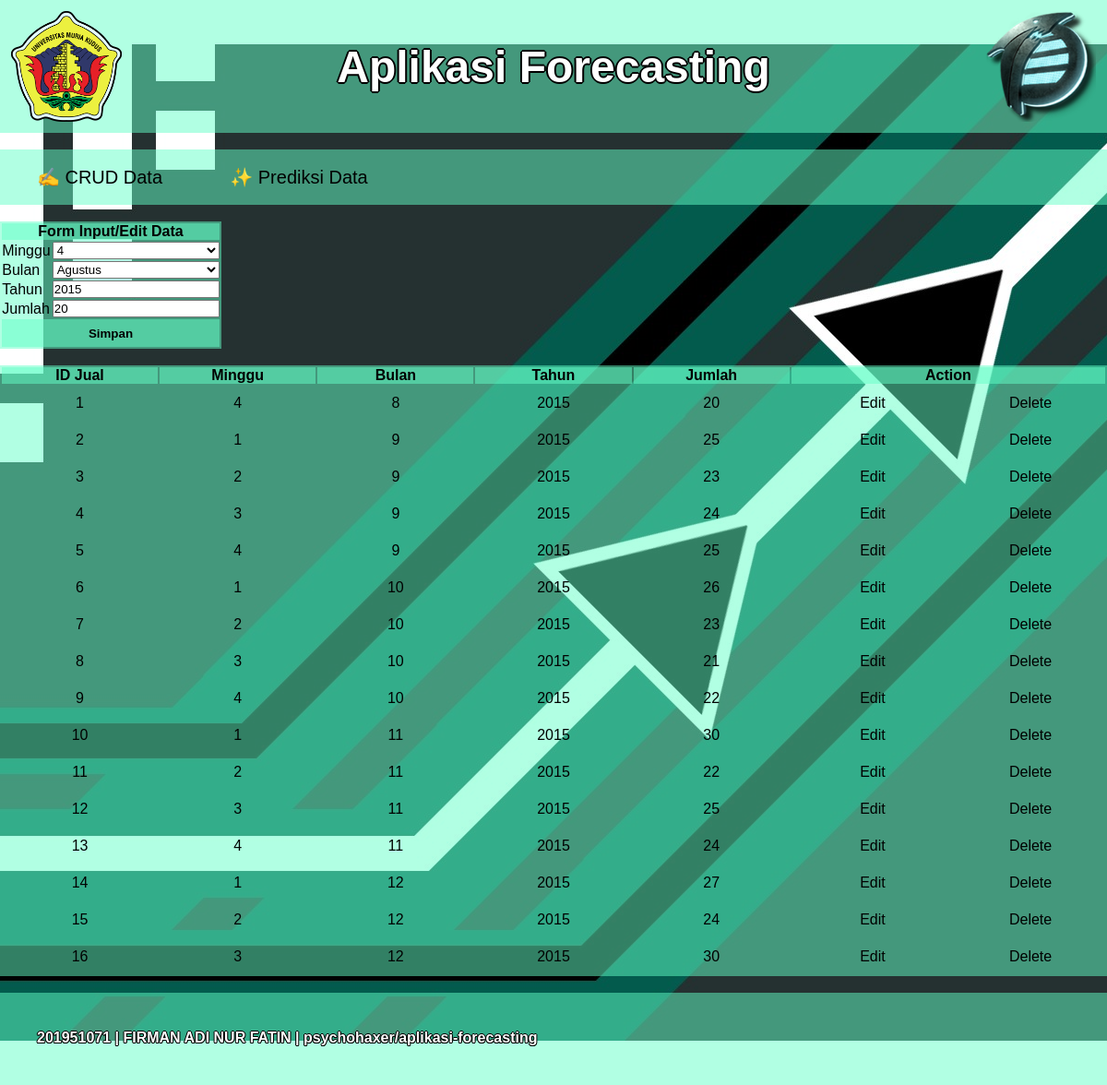
The app's page /lihat.php?id_jual=1&state=edit with its own data.
### tables this page shows
CREATE TABLE `penjualan` (
  `id_jual` int(11) NOT NULL,
  `minggu` char(1) NOT NULL,
  `bulan` char(2) NOT NULL,
  `tahun` char(4) NOT NULL,
  `jumlah` int(6) NOT NULL
);

### operation/backend_lihat.php (called while the page is built, shortened)
<?php
    $penjualan = new Penjualan('','','','','');
    $minggu = [
        '1' => '',
        '2' => '',
        '3' => '',
        '4' => '',
    ];
    $bulan = [
        '1' => '',
        '2' => '',
        '3' => '',
        '4' => '',
        '5' => '',
        '6' => '',
        '7' => '',
        '8' => '',
        '9' => '',
        '10' => '',
        '11' => '',
        '12' => '',
    ];
    if(isset($_GET['id_jual'])){
        $id_jual = $_GET['id_jual'];
        $penjualan->readSpecificData($id_jual);
        $minggu[$penjualan->minggu] = 'selected';
        $bulan[$penjualan->bulan] = 'selected';
    }
?>

### operation/penjualan.php (called while the page is built, shortened)
<?php
    include_once 'connect.php';
    class Penjualan{
        private $connection;
        function __construct($id_jual, $minggu, $bulan, $tahun, $jumlah){
            $database = new Database();
            $this->connection = $database->connect();
            $this->id_jual = $id_jual;
            $this->minggu = $minggu;
            $this->bulan = $bulan;
            $this->tahun = $tahun;
            $this->jumlah = $jumlah;
        }
        public static function readAllData(){
            $arrayPenjualan = array();
            $query = "SELECT * FROM penjualan";
            $database = new Database();
            $connection = $database->connect();
            $result = $connection->query($query) or die($connection->error);
            while ($row=$result->fetch_assoc()){
                $penjualan = new Penjualan(
                    $row['id_jual'],
                    $row['minggu'],
                    $row['bulan'],
                    $row['tahun'],
                    $row['jumlah']
                );
                $arrayPenjualan[$penjualan->id_jual] = $penjualan;
            }
            return $arrayPenjualan;
        }
        public function readSpecificData($id_jual){
            $query = "SELECT * FROM penjualan WHERE id_jual = $id_jual";
            $result = $this->connection->query($query) or die($this->connection->error);
            $row = $result->fetch_assoc();
            $this->tahun = $row['tahun'];
            $this->jumlah = $row['jumlah'];
            return $result;
        }
    }
?>

### operation/connect.php (called while the page is built, shortened)
<?php
	class Database{
		private $host="localhost";
		private $user="root";
		private $pass="";
		private $db="forecasting";
		public function connect(){
			$this->conn = mysqli_connect($this->host,$this->user,$this->pass,$this->db);
			return $this->conn;
		}
	}
?>

### lihat.php (the view, shortened to what this page needs)
<?php
    include_once 'operation/penjualan.php';
    include_once 'operation/backend_lihat.php'
?>
<html>
    <head>
        <link rel="stylesheet" type="text/css" href="css/screen.css">
        <link rel="stylesheet" type="text/css" href="css/object.css">
        <link rel="stylesheet" type="text/css" href="css/style.css">
    </head>
    <body>
        <?php include 'header.php' ?>
        <div id="inputcont">
            <table id="inputdata">
                <th id="judul" colspan="2"> Form Input/Edit Data </th>
                <tr width="100%">
                    <td align="left"> Minggu </td>
                    <td> <select id="dropdown" name="minggu" form="input" method="POST">
                        <option value="4" <?php echo $minggu['4'] ?> > 4 </option>
                    </select> </td>
                </tr>
                <tr width="100%">
                    <td align="left"> Bulan </td>
                    <td> <select id="dropdown" name="bulan" form="input" method="POST">
                        <option value="8" <?php echo $bulan['8'] ?>> Agustus </option>
                    </select> </td>
                </tr width="100%">
                <tr>
                    <form action="" method="POST" enctype="multipart/form-data" id="input">
                    <td align="left"> Tahun </td> <td> <input type="year" name="tahun" width="80%" value="<?php echo $penjualan->tahun ?>"/> </td>
                    </form>
                </tr>
                <tr width="100%">
                    <form action="" method="POST" enctype="multipart/form-data" id="input">
                    <td align="left"> Jumlah </td> <td> <input type="text" name="jumlah" width="80%" value="<?php echo $penjualan->jumlah ?>" form="input"/> </td>
                    </form>
                </tr>
                <tr width="100%">
                    <form action="" method="POST" enctype="multipart/form-data" id="input">
                    <td colspan="2" width="100%"> <button type="submit" name="submit" id="submit" form="input"> Simpan </button> </td>
                    </form>
                </tr>
            </table>
        </div>
        <br>
        <div id="datacontainer">
            <table id="data">
                <tr>
                    <th id="judul"> ID Jual </th>
                    <th id="judul"> Minggu </th>
                    <th id="judul"> Bulan </th>
                    <th id="judul"> Tahun </th>
                    <th id="judul"> Jumlah </th>
                    <th colspan="2" id="judul"> Action </th>
                </tr>
                <?php
                    $arrayData = Penjualan::readAllData();
                    foreach ($arrayData as $data){
                ?>
                <tr id="center">
                    <td id="center"><aaa><?php echo $data->id_jual;?></aaa></td>
                    <td id="center"><aaa><?php echo $data->minggu;?></aaa></td>
                    <td id="center"><aaa><?php echo $data->bulan;?></aaa></td>
                    <td id="center"><aaa><?php echo $data->tahun;?></aaa></td>
                    <td id="center"><aaa><?php echo $data->jumlah;?></aaa></td>
                    <td id="center">
                        <a href="lihat.php?id_jual=<?php echo $data->id_jual; ?>&state=edit" id="actK">Edit</a>
                    </td>
                    <td id="center">
                        <a href="lihat.php?id_jual=<?php echo $data->id_jual; ?>&state=delete" id="actK">Delete</a>
                    </td>
                </tr>
                <?php
                    }
                ?>
            </table>
        </div>
        <br>
        <?php include 'footer.php' ?>
    </body>
</html>

### css/object.css (style rules this page uses)
#inputcont { width: 20%; text-align: left; }
select { width: 100%; }
button#submit { width: 100%; background-color: rgba(100, 255, 200, 0.5); border: none; color: black; width: 100%; height: 30px; font-weight: bold; text-align: center; text-decoration: none; display: inline-block; }
#datacontainer { width: 100%; text-align: center; }
table#data { background-color: rgba(100, 255, 200, 0.5); width: 100%; margin-left: auto; margin-right: auto; color: black; table-layout : fixed; }
table#inputdata { background-color: rgba(100, 255, 200, 0.5); width: 20px; margin-left: auto; margin-right: auto; color: black; }
aaa { color: black; opacity: 1; }
th#judul { background-color: rgba(100, 255, 200, 0.5); }
td#center { color: black; text-align: center; }
a#actK:link, a#act:visited { color: black; padding: 10px 10px; margin: 0px 0px; text-align: center; text-decoration: none; display: inline-block; width: 92.5%; }

### css/style.css (style rules this page uses)
* { margin: 0; padding: 0; font-family: Arial, Helvetica, sans-serif; }

### lihat.php (style rules this page uses)
body { background-image:url("img/haihead.jpg"); background-repeat:no-repeat; background-position:center; background-attachment:fixed; }

### records on screen
penjualan: tahun "2015", jumlah "20", id_jual "1", minggu "4", bulan "8"
penjualan: id_jual "2", minggu "1", bulan "9", tahun "2015", jumlah "25"
penjualan: id_jual "3", minggu "2", bulan "9", tahun "2015", jumlah "23"
penjualan: id_jual "4", minggu "3", bulan "9", tahun "2015", jumlah "24"
penjualan: id_jual "5", minggu "4", bulan "9", tahun "2015", jumlah "25"
penjualan: id_jual "6", minggu "1", bulan "10", tahun "2015", jumlah "26"
penjualan: id_jual "7", minggu "2", bulan "10", tahun "2015", jumlah "23"
penjualan: id_jual "8", minggu "3", bulan "10", tahun "2015", jumlah "21"
penjualan: id_jual "9", minggu "4", bulan "10", tahun "2015", jumlah "22"
penjualan: id_jual "10", minggu "1", bulan "11", tahun "2015", jumlah "30"
penjualan: id_jual "11", minggu "2", bulan "11", tahun "2015", jumlah "22"
penjualan: id_jual "12", minggu "3", bulan "11", tahun "2015", jumlah "25"
penjualan: id_jual "13", minggu "4", bulan "11", tahun "2015", jumlah "24"
penjualan: id_jual "14", minggu "1", bulan "12", tahun "2015", jumlah "27"
penjualan: id_jual "15", minggu "2", bulan "12", tahun "2015", jumlah "24"
penjualan: id_jual "16", minggu "3", bulan "12", tahun "2015", jumlah "30"
